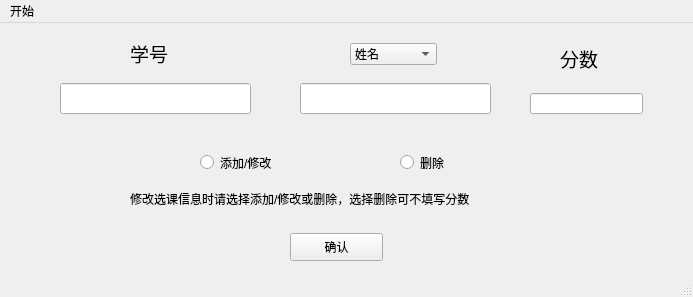
<?xml version="1.0" encoding="UTF-8"?>
<ui version="4.0">
 <class>change</class>
 <widget class="QMainWindow" name="change">
  <property name="geometry">
   <rect>
    <x>0</x>
    <y>0</y>
    <width>693</width>
    <height>297</height>
   </rect>
  </property>
  <property name="windowTitle">
   <string>MainWindow</string>
  </property>
  <widget class="QWidget" name="centralwidget">
   <widget class="QPushButton" name="pushButton">
    <property name="geometry">
     <rect>
      <x>290</x>
      <y>210</y>
      <width>93</width>
      <height>28</height>
     </rect>
    </property>
    <property name="text">
     <string>确认</string>
    </property>
   </widget>
   <widget class="QLineEdit" name="lineEditT">
    <property name="geometry">
     <rect>
      <x>300</x>
      <y>60</y>
      <width>191</width>
      <height>31</height>
     </rect>
    </property>
   </widget>
   <widget class="QLineEdit" name="lineEditScore">
    <property name="geometry">
     <rect>
      <x>530</x>
      <y>70</y>
      <width>113</width>
      <height>21</height>
     </rect>
    </property>
   </widget>
   <widget class="QLabel" name="label_2">
    <property name="geometry">
     <rect>
      <x>560</x>
      <y>20</y>
      <width>121</width>
      <height>31</height>
     </rect>
    </property>
    <property name="font">
     <font>
      <pointsize>14</pointsize>
     </font>
    </property>
    <property name="text">
     <string>分数</string>
    </property>
   </widget>
   <widget class="QRadioButton" name="radioButtonAdd">
    <property name="geometry">
     <rect>
      <x>200</x>
      <y>130</y>
      <width>115</width>
      <height>19</height>
     </rect>
    </property>
    <property name="text">
     <string>添加/修改</string>
    </property>
   </widget>
   <widget class="QRadioButton" name="radioButtonDel">
    <property name="geometry">
     <rect>
      <x>400</x>
      <y>130</y>
      <width>115</width>
      <height>19</height>
     </rect>
    </property>
    <property name="text">
     <string>删除</string>
    </property>
   </widget>
   <widget class="QLabel" name="label_3">
    <property name="geometry">
     <rect>
      <x>130</x>
      <y>160</y>
      <width>471</width>
      <height>31</height>
     </rect>
    </property>
    <property name="text">
     <string>修改选课信息时请选择添加/修改或删除，选择删除可不填写分数</string>
    </property>
   </widget>
   <widget class="QLineEdit" name="lineEditNum">
    <property name="geometry">
     <rect>
      <x>60</x>
      <y>60</y>
      <width>191</width>
      <height>31</height>
     </rect>
    </property>
   </widget>
   <widget class="QLabel" name="label_4">
    <property name="geometry">
     <rect>
      <x>130</x>
      <y>20</y>
      <width>91</width>
      <height>21</height>
     </rect>
    </property>
    <property name="font">
     <font>
      <pointsize>14</pointsize>
     </font>
    </property>
    <property name="text">
     <string>学号</string>
    </property>
   </widget>
   <widget class="QComboBox" name="comboBox">
    <property name="geometry">
     <rect>
      <x>350</x>
      <y>20</y>
      <width>87</width>
      <height>22</height>
     </rect>
    </property>
    <item>
     <property name="text">
      <string>姓名</string>
     </property>
    </item>
    <item>
     <property name="text">
      <string>院系</string>
     </property>
    </item>
    <item>
     <property name="text">
      <string>班级</string>
     </property>
    </item>
    <item>
     <property name="text">
      <string>选课</string>
     </property>
    </item>
   </widget>
  </widget>
  <widget class="QMenuBar" name="menubar">
   <property name="geometry">
    <rect>
     <x>0</x>
     <y>0</y>
     <width>693</width>
     <height>26</height>
    </rect>
   </property>
   <widget class="QMenu" name="menu">
    <property name="title">
     <string>开始</string>
    </property>
    <addaction name="actionquit"/>
   </widget>
   <addaction name="menu"/>
  </widget>
  <widget class="QStatusBar" name="statusbar"/>
  <action name="actionquit">
   <property name="text">
    <string>退出</string>
   </property>
  </action>
 </widget>
 <resources/>
 <connections/>
</ui>
